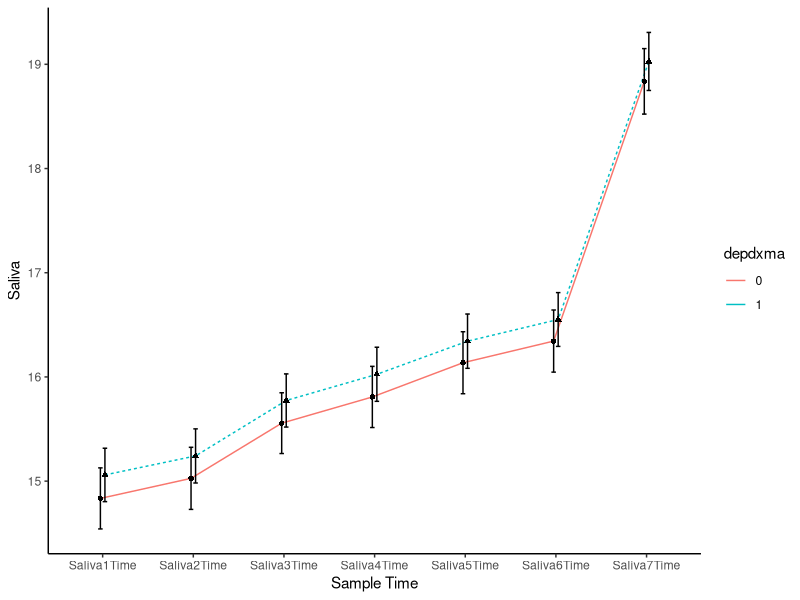
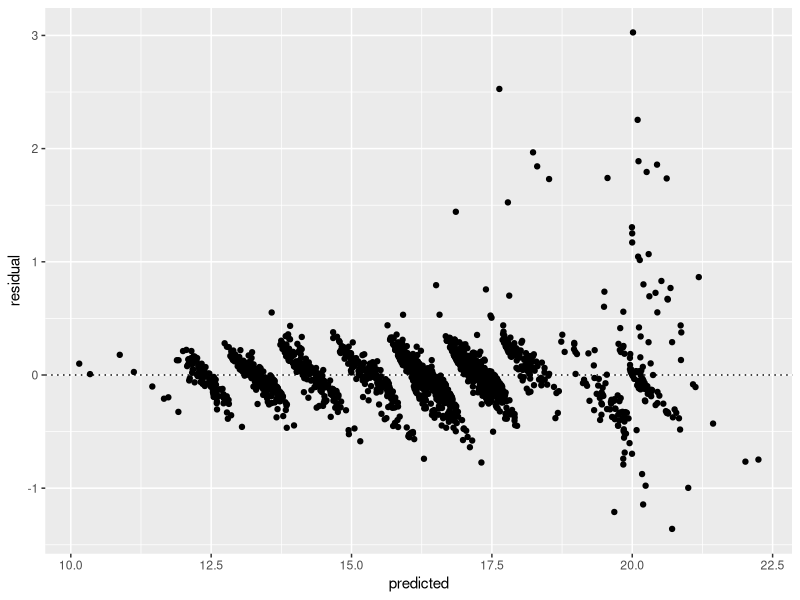
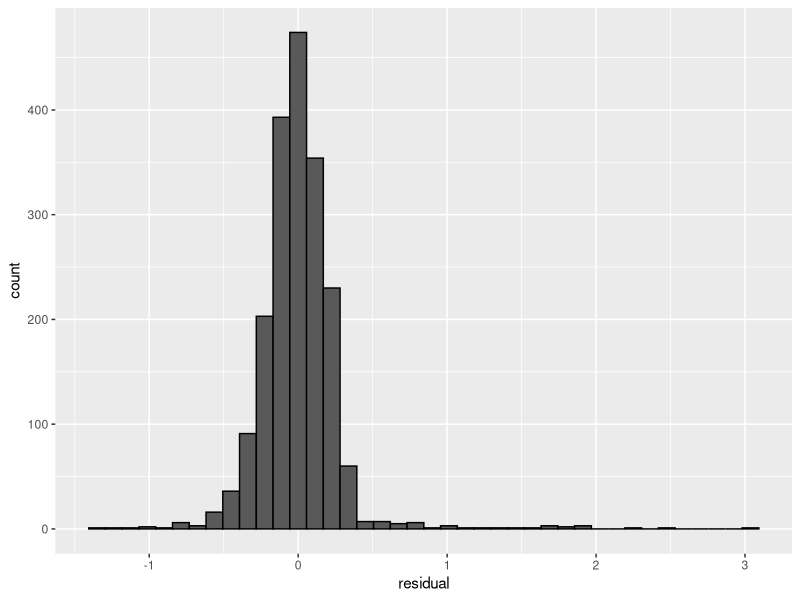
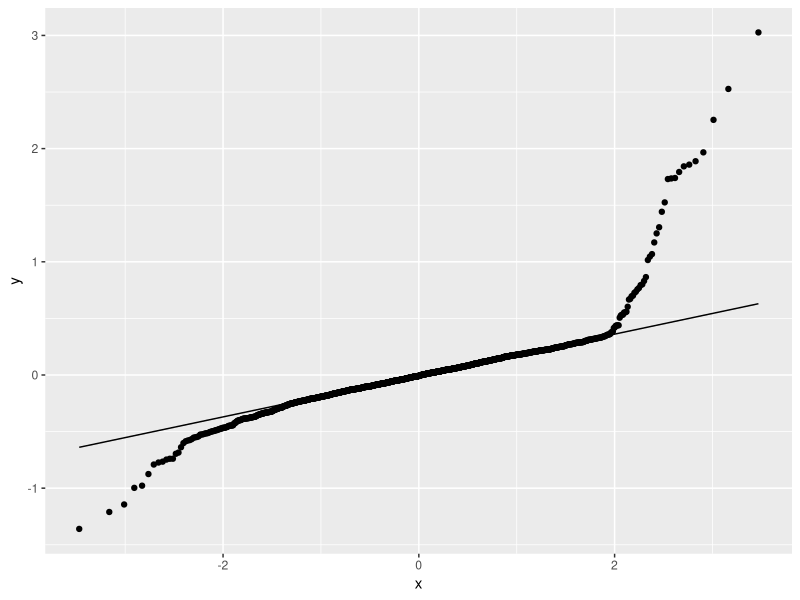
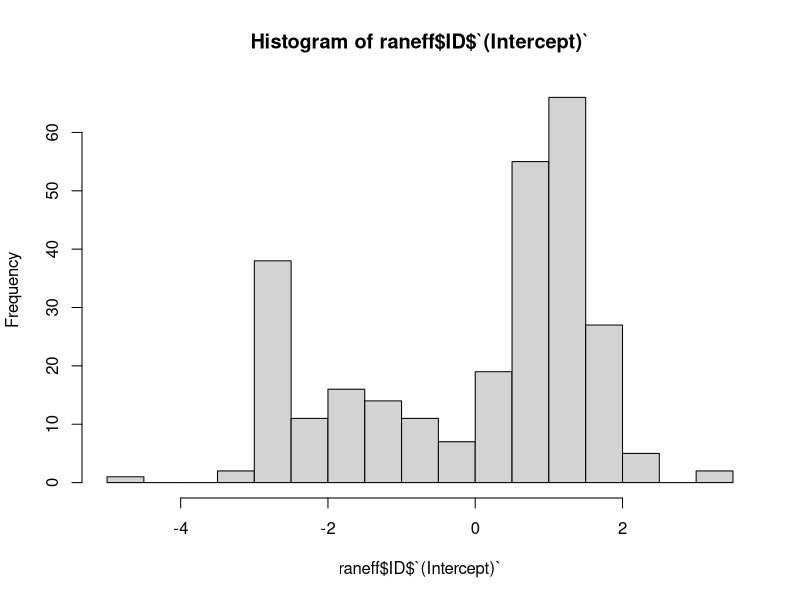

The R script that drew these images, in order:
## ---- chunk 1
knitr::opts_chunk$set(echo = TRUE)
## ---- chunk 2
library(foreign)
library(tidyverse)
library(lme4)

data <- read.spss("Data/CEDS_Archived.sav", to.data.frame=TRUE)
## ---- chunk 3
#Select variables
data_selected<- data %>% select(ID, depdxma, Saliva1Time, Saliva2Time, Saliva3Time, Saliva4Time, Saliva5Time, Saliva6Time, Saliva7Time, Saliva1done, Saliva2done, Saliva3done, Saliva4done, Saliva5done, Saliva6done, Saliva7done) %>% mutate(ID = as.factor(ID))

#Create time and saliva variables

data_gathered<- data_selected %>% gather(Time, Saliva, Saliva1Time:Saliva7Time)%>%filter(Saliva1done == "yes" & Saliva2done == "yes" & Saliva3done == "yes" & Saliva4done == "yes" & Saliva5done == "yes" & Saliva6done == "yes" & Saliva7done == "yes")%>% select(ID, depdxma, Time, Saliva)%>% filter(depdxma=="1" | depdxma == "0") %>% mutate(Time = as.factor(Time)) #filter only those that completed all samples and then select only the relevant columns.
## ---- chunk 4
summary <-  data_gathered %>% group_by(Time, depdxma) %>%
  summarise(n=n(),
            mean=mean(Saliva, na.rm = T),
            sd=sd(Saliva, na.rm = T),
            se=sd/sqrt(n),
            lower=mean-se*1.96,
            upper=mean+se*1.96)
summary

ggplot(summary, aes(x = Time, y = mean, group = depdxma)) +
  geom_line(aes(lty = as.character(depdxma), color = depdxma),
            position = position_dodge(width = 0.1)) +
  geom_errorbar(aes(ymax = upper, ymin = lower), width = 0.1,
                position = position_dodge(width = 0.1)) +
  geom_point(aes(shape = as.character(depdxma)),
             position = position_dodge(width = 0.1)) +
  guides(lty = "none", shape = "none")+
  theme_classic()+
  labs(x="Sample Time",y="Saliva")
## ---- chunk 5
#assign contrast codes

contrasts(data_gathered$Time) <- contr.poly(7) #polynomial contrast codes are chosen because the blocks are ordinal and equally

mod <- afex::mixed(Saliva ~ Time*depdxma + (1|ID), data=data_gathered, check_contrasts = FALSE, method="KR") #andrea suggested to add random slopes of time to see how slopes vary.
summary(mod)
mod #significant effect of time, non-significant interaction term

#Test assumptions of linear mixed effects models

tdat <- data.frame(predicted=predict(mod$full_model), residual = residuals(mod$full_model))

ggplot(tdat,aes(x=predicted,y=residual)) + geom_point() + geom_hline(yintercept=0, lty=3)

ggplot(tdat,aes(x=residual)) + geom_histogram(bins=40, color="black")

ggplot(tdat,aes(sample=residual)) + stat_qq() + stat_qq_line()

raneff <- lme4::ranef(mod$full_model)

hist(raneff$ID$`(Intercept)`, breaks=15) #random effect of participant normal
